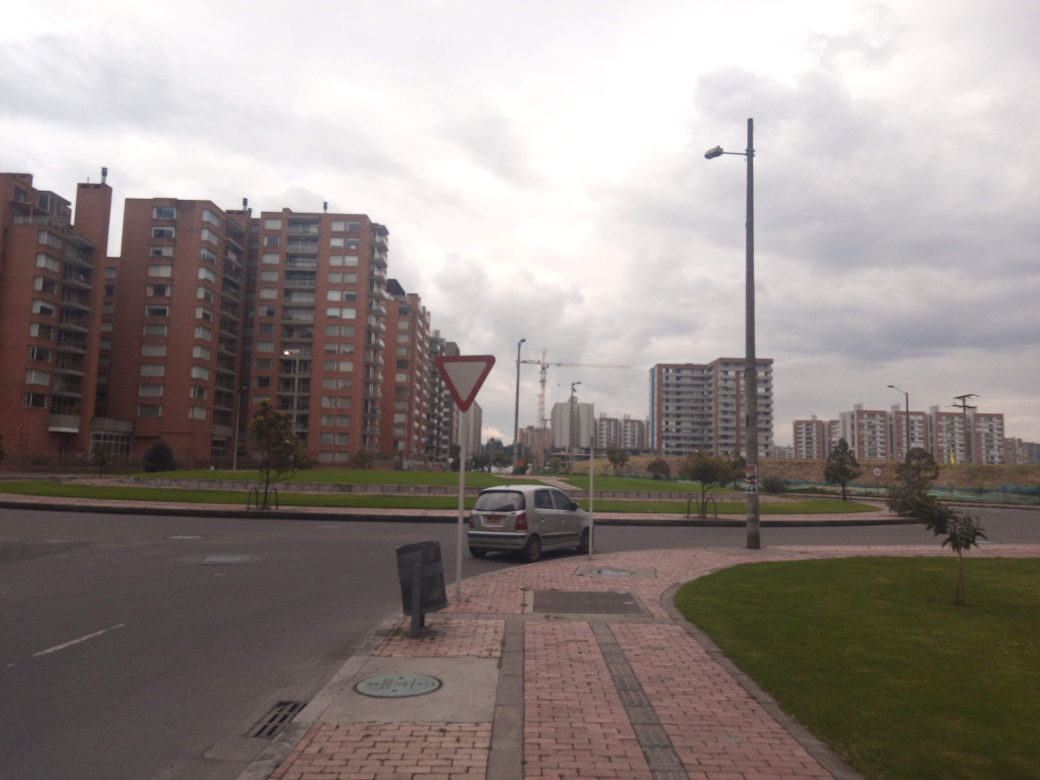
#> input picture Segundo Avance/img/Cedapaso1.jpg, 4160 x 3120 px (shown at 1/4 size)
$ jupyter execute --allow-errors 'Circulos adaptativo.ipynb'
#> lines starting #> are read from the running program, lines starting #| are printed output that depends on the picture
# Algoritmo de detección de circulos en imágenes

[cell 1]
#importación de librerías
import cv2     #Librería OpenCV
from IPython.display import Image   #Libreria impresión de imagenes
import numpy as np                  #Importación numpy
from matplotlib import pyplot as plt  #Impresión de gráficas
from PIL import Image
#Import math Library
import math

[cell 2]
#lectura de las imágenes
ima1=cv2.imread("img/Cedapaso1.jpg")
#> ima1 is the input picture: shape (3120, 4160, 3); mean B, G, R 133.7, 136.9, 146
ima2=cv2.imread("img/Cedapaso2.jpg")
ima3=cv2.imread("img/Nopase1.jpg")
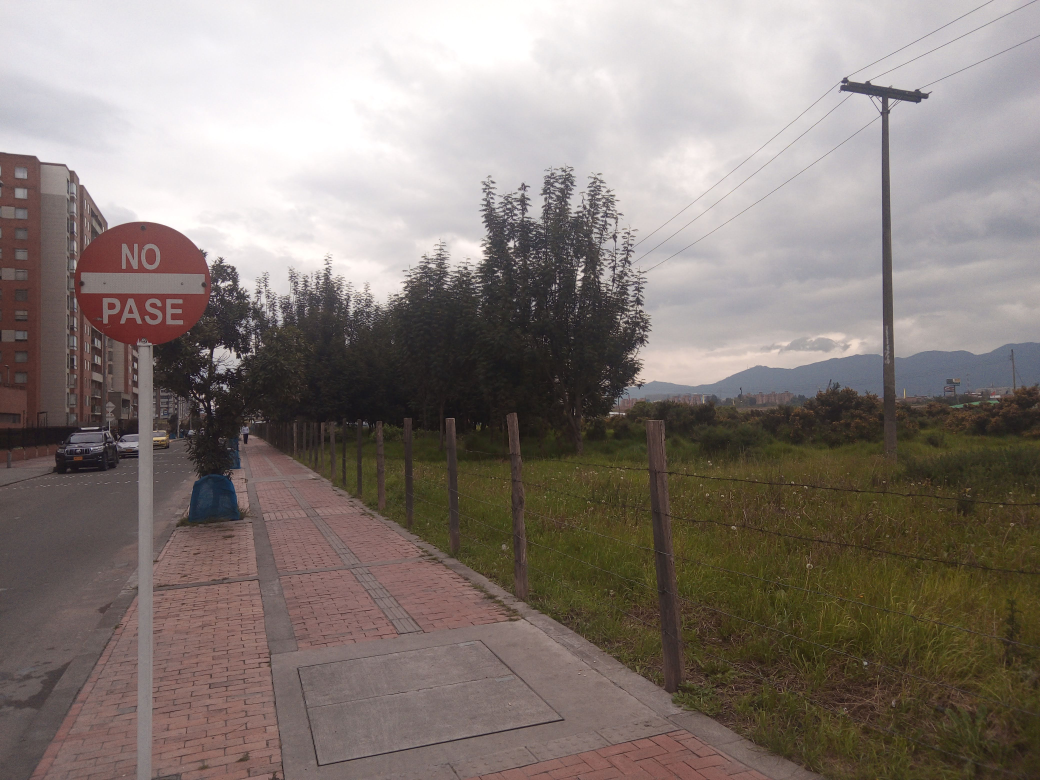
#> input picture Segundo Avance/img/Nopase1.jpg, 4160 x 3120 px (shown at 1/4 size)
#> ima3 is the input picture: shape (3120, 4160, 3); mean B, G, R 119.4, 124.8, 134.6
ima4=cv2.imread("img/Nopase2.jpg")
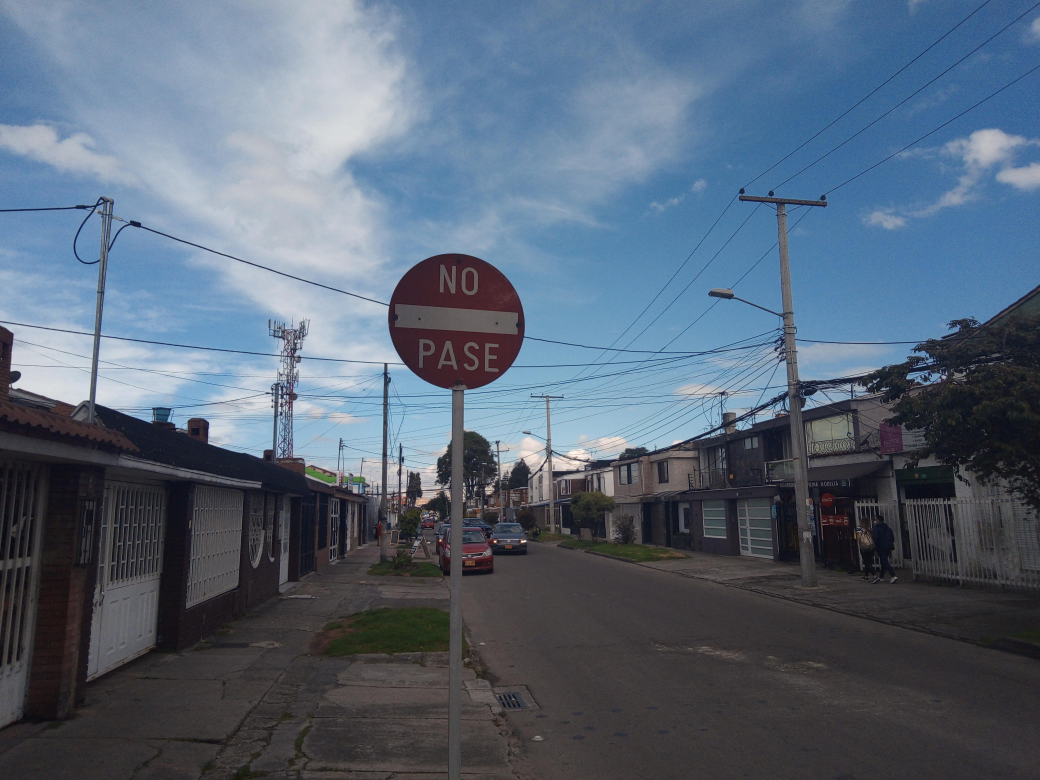
#> input picture Segundo Avance/img/Nopase2.jpg, 4160 x 3120 px (shown at 1/4 size)
#> ima4 is the input picture: shape (3120, 4160, 3); mean B, G, R 118.8, 101.7, 87.5
ima5=cv2.imread("img/Pare1.jpg")
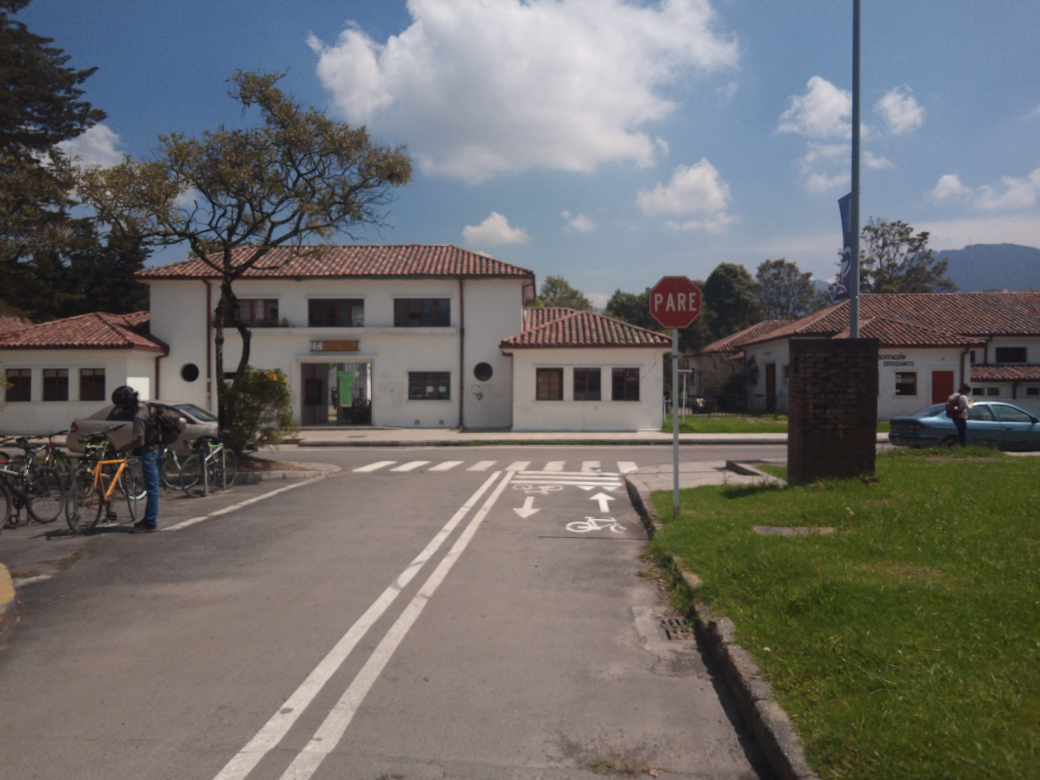
#> input picture Segundo Avance/img/Pare1.jpg, 4160 x 3120 px (shown at 1/4 size)
#> ima5 is the input picture: shape (3120, 4160, 3); mean B, G, R 106.1, 107.4, 108.4
ima6=cv2.imread("img/Pare2.jpg")
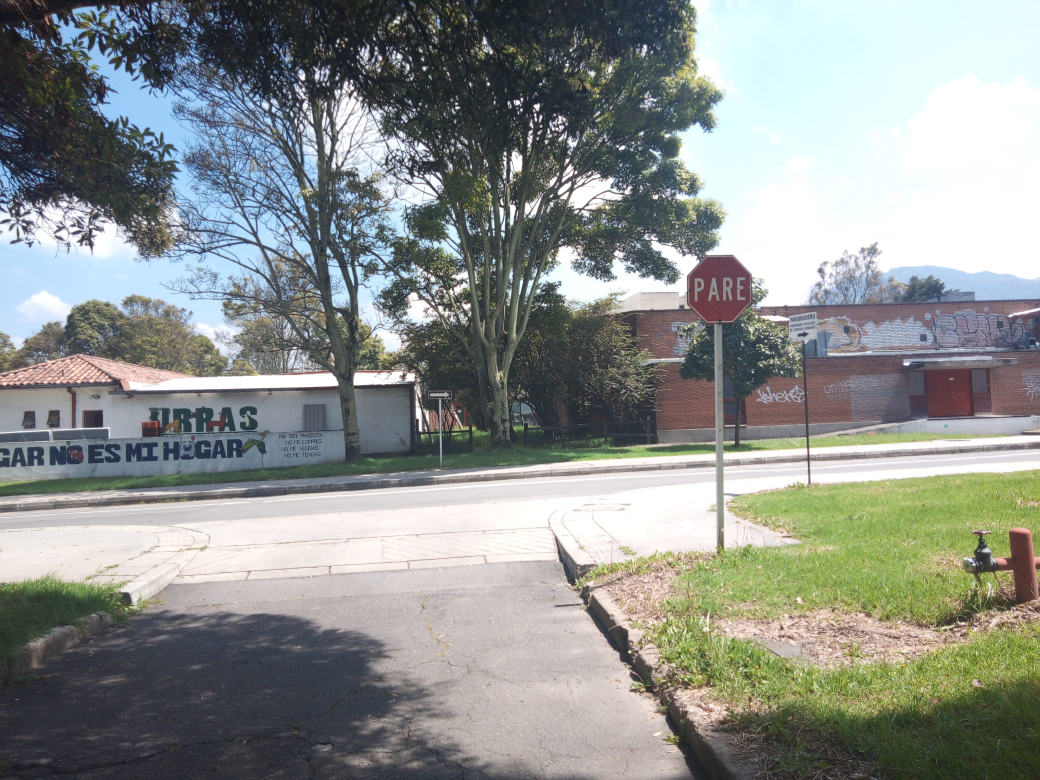
#> input picture Segundo Avance/img/Pare2.jpg, 4160 x 3120 px (shown at 1/4 size)
#> ima6 is the input picture: shape (3120, 4160, 3); mean B, G, R 141.2, 144.6, 140.4
ima7=cv2.imread("img/Prohibidogiroder1.jpg")
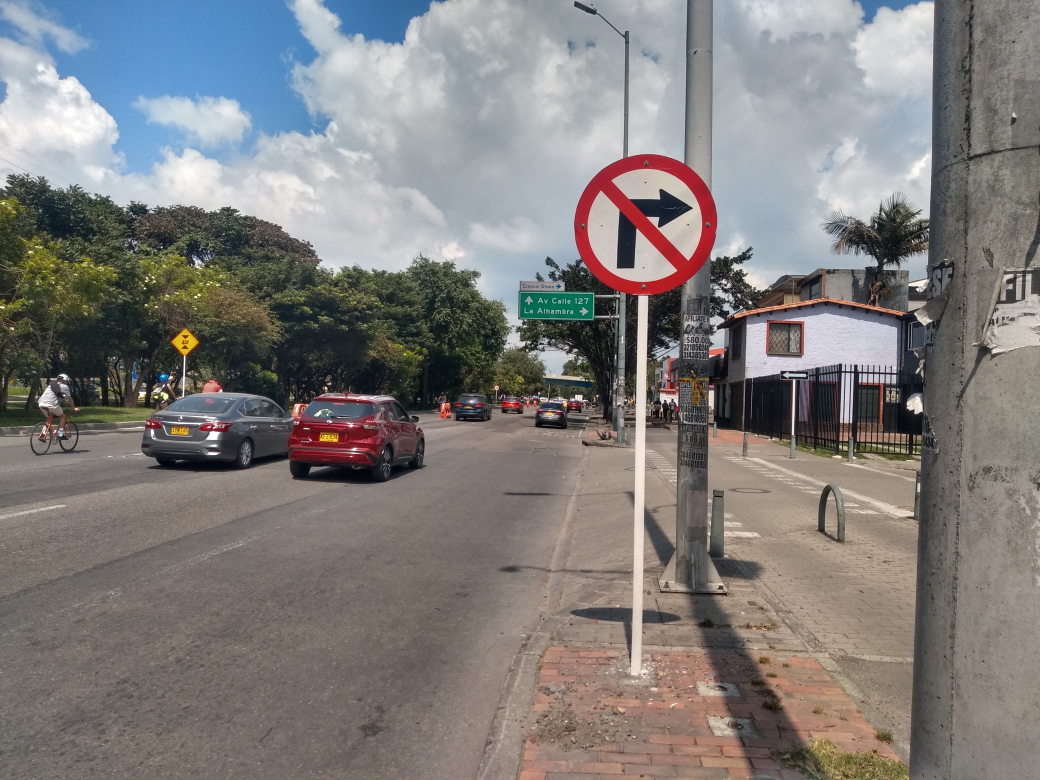
#> input picture Segundo Avance/img/Prohibidogiroder1.jpg, 4160 x 3120 px (shown at 1/4 size)
#> ima7 is the input picture: shape (3120, 4160, 3); mean B, G, R 123.3, 125.1, 128.2
ima8=cv2.imread("img/Prohibidogiroder2.jpg")
ima9=cv2.imread("img/Pare8.jpg")
ima10=cv2.imread("img/ima4.jpeg")
#conversión de las imágenes de BGR a RGB
ima1=cv2.cvtColor(ima1,cv2.COLOR_BGR2RGB)
#> (the rest of this cell did not finish here and is left out)
